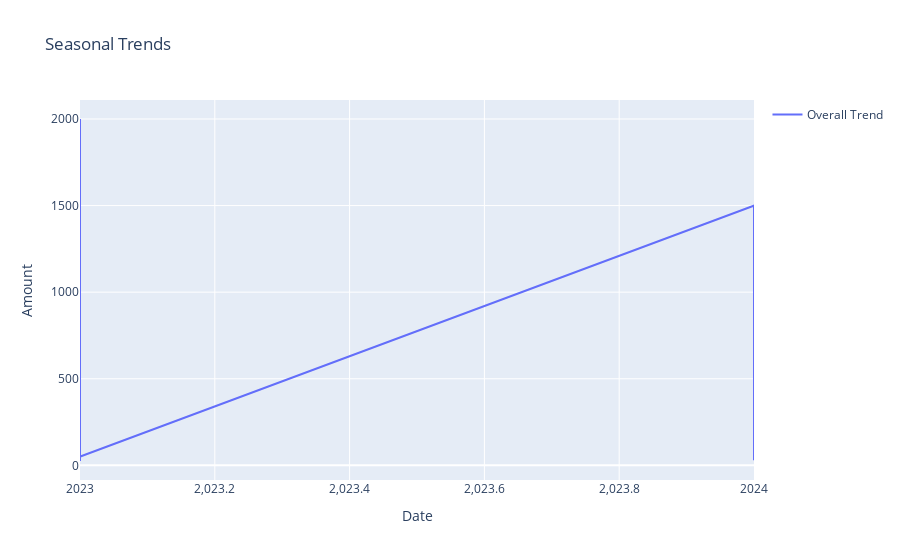

The notebook cell this image was saved under:
### Markdown cell above
### 12.Finding Seasonal Trends

### Code cell
import plotly.graph_objs as go
from datetime import datetime
df['year'] = pd.to_datetime(df['Date']).dt.year
print(df)

year=df['year']
Amount= df['Total_Sales']
all_data_trace = go.Scatter(
    x=year,
    y=Amount,
    mode='lines',  # Line chart
    name='Overall Trend'
)
traces=[]
x=[1,2024]
y=[1,5000]

# Add the main trace to the list
traces.append(all_data_trace)

# Create the figure and add traces
fig = go.Figure(data=traces)

fig.update_layout(
    title='Seasonal Trends',
    xaxis_title='Date',
    yaxis_title='Amount',
    showlegend=True  
)

### Figure 1 — Plotly figure (JSON) as saved in the notebook; plotly's stock layout.template omitted (floating-point values rounded to 4 significant figures; data arrays with more than 128 entries replaced by an {"elided": "..."} marker saying what was removed)
{"data": [{"mode": "lines", "name": "Overall Trend", "type": "scatter", "x": {"elided": "1000 int values"}, "y": {"elided": "1000 int values"}}], "layout": {"showlegend": true, "title": {"text": "Seasonal Trends"}, "xaxis": {"title": {"text": "Date"}}, "yaxis": {"title": {"text": "Amount"}}}}
